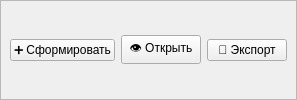
      <widget class="QFrame" name="actionsFrameReports">
       <property name="font">
        <font>
         <pointsize>9</pointsize>
        </font>
       </property>
       <property name="sizePolicy">
        <sizepolicy hsizetype="Preferred" vsizetype="Preferred">
         <horstretch>0</horstretch>
         <verstretch>0</verstretch>
        </sizepolicy>
       </property>
       <property name="frameShape">
        <enum>QFrame::StyledPanel</enum>
       </property>
       <property name="frameShadow">
        <enum>QFrame::Raised</enum>
       </property>
       <layout class="QHBoxLayout" name="horizontalLayout_2">
        <property name="leftMargin">
         <number>9</number>
        </property>
        <property name="topMargin">
         <number>9</number>
        </property>
        <property name="rightMargin">
         <number>9</number>
        </property>
        <property name="bottomMargin">
         <number>9</number>
        </property>
        <property name="spacing">
         <number>6</number>
        </property>
        <property name="sizeConstraint">
         <enum>QLayout::SetDefaultConstraint</enum>
        </property>
        <item>
         <layout class="QHBoxLayout" name="horizontalLayoutActions">
          <property name="spacing">
           <number>6</number>
          </property>
          <property name="sizeConstraint">
           <enum>QLayout::SetDefaultConstraint</enum>
          </property>
          <item>
           <widget class="QPushButton" name="btnAddReport">
            <property name="text">
             <string notr="true">➕ Сформировать</string>
            </property>
            <property name="font">
             <font>
              <pointsize>9</pointsize>
             </font>
            </property>
            <property name="cursor">
             <cursorShape>PointingHandCursor</cursorShape>
            </property>
            <property name="sizePolicy">
             <sizepolicy hsizetype="Minimum" vsizetype="Fixed">
              <horstretch>0</horstretch>
              <verstretch>0</verstretch>
             </sizepolicy>
            </property>
           </widget>
          </item>
          <item>
           <widget class="QPushButton" name="btnViewReport">
            <property name="text">
             <string notr="true">👁 Открыть</string>
            </property>
            <property name="font">
             <font>
              <pointsize>9</pointsize>
             </font>
            </property>
            <property name="cursor">
             <cursorShape>PointingHandCursor</cursorShape>
            </property>
            <property name="sizePolicy">
             <sizepolicy hsizetype="Minimum" vsizetype="Fixed">
              <horstretch>0</horstretch>
              <verstretch>0</verstretch>
             </sizepolicy>
            </property>
           </widget>
          </item>
          <item>
           <widget class="QPushButton" name="btnExportReport">
            <property name="text">
             <string notr="true">📄 Экспорт</string>
            </property>
            <property name="font">
             <font>
              <pointsize>9</pointsize>
             </font>
            </property>
            <property name="cursor">
             <cursorShape>PointingHandCursor</cursorShape>
            </property>
            <property name="sizePolicy">
             <sizepolicy hsizetype="Minimum" vsizetype="Fixed">
              <horstretch>0</horstretch>
              <verstretch>0</verstretch>
             </sizepolicy>
            </property>
           </widget>
          </item>
         </layout>
        </item>
       </layout>
      </widget>
